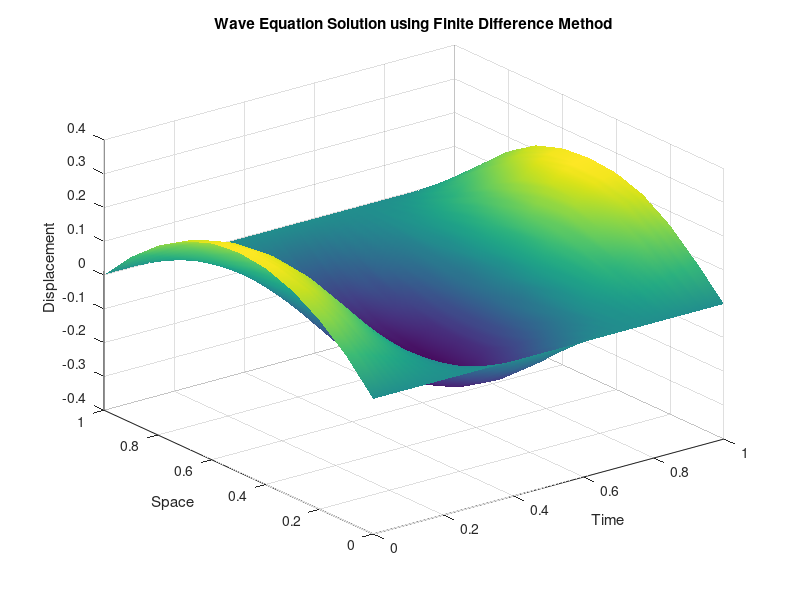

This chart was generated by the following MATLAB code:
% Wave Equation using Finite Difference Method
clear
clc

% Parameters
L = 1;          % Length of string
T = 1;          % Final time
c = 2;          % Wave speed (since c^2 = 4)
h = 0.1;        % Space step
k = 0.01;       % Time step

N = L/h;        % Number of space steps
M = T/k;        % Number of time steps

lambda = c*k/h;

% Grid
x = 0:h:L;
t = 0:k:T;

% Solution matrix
u = zeros(N+1, M+1);

% Initial displacement u(x,0) = x(1-x)
for i = 1:N+1
    u(i,1) = x(i)*(1 - x(i));
end

% Boundary conditions
u(1,:)   = 0;   % u(0,t) = 0
u(N+1,:) = 0;   % u(1,t) = 0

% First time step (initial velocity ut(x,0) = 0)
for i = 2:N
    u(i,2) = u(i,1) + 0.5*lambda^2 * ...
            (u(i+1,1) - 2*u(i,1) + u(i-1,1));
end

% Finite difference iteration
for j = 2:M
    for i = 2:N
        u(i,j+1) = 2*u(i,j) - u(i,j-1) + ...
                   lambda^2 * (u(i+1,j) - 2*u(i,j) + u(i-1,j));
    end
end

% Surface plot of numerical solution
figure
surf(t, x, u)
shading interp
xlabel('Time')
ylabel('Space')
zlabel('Displacement')
title('Wave Equation Solution using Finite Difference Method')
